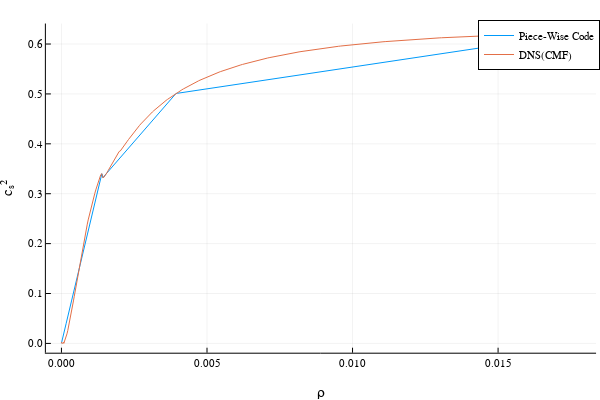

The cell this chart's notebook holds for it:
### Code cell
#DNS(CMF) shown here


mₙ = 938.918713;
nb = readdlm("eos.nb DNS(CMF)", skipstart = 2);
data = readdlm("eos.thermo DNS(CMF)", skipstart = 1);
Q1 = data[:,4];
Q7 = data[:,10];
P = Q1.*nb;
ρ = (Q7 .+ 1) .* (nb .* mₙ);

dP = P[2:end] - P[1:end-1];
dρ = ρ[2:end] - ρ[1:end-1];

sound_speed = (abs.(dP ./ dρ));
geo_conv = (1.6191004251588869e-18)*(1782700000000.0002);
ρ = ρ .*geo_conv;

#ρ_cut = [0, 0.00138, 0.00393, 0.0178]; #these are the cut off densities
ρ_cut = [0, 0.00138, 0.00142, 0.00393, 0.0178]; #these are the cut off densities
indices = [argmin(abs.(ρ .- x))[1] for x in ρ_cut]; #this gives you the first number of each pair

x_interval = [0 ρ[indices[1]]];
for i = 1:size(ρ_cut,1) - 1
    x_interval = vcat(x_interval,[ρ[indices[i]] ρ[indices[i + 1]]]);
end


y_interval = [0 sound_speed[indices[1]]];
for i = 1:size(ρ_cut,1) - 1
    y_interval = vcat(y_interval,[sound_speed[indices[i]] sound_speed[indices[i + 1]]]);
end

print(size(x_interval))
print(size(y_interval))

x = ρ[1:end - 1];
y = zeros(size(x,1));
for i = 1:size(x,1) #for i = 1 to 17801
    y[i] = piece_wise_linear(x_interval, y_interval, x[i]);
end

plotlyjs()

plot(x,y, label = "Piece-Wise Code", xlabel = "ρ", ylabel = "cₛ²")
plot!(ρ[1:end - 1], sound_speed, label = "DNS(CMF)")

### Figure 1 — Plotly figure (JSON) as saved in the notebook; plotly's stock layout.template omitted (floating-point values rounded to 4 significant figures; data arrays with more than 128 entries replaced by an {"elided": "..."} marker saying what was removed)
{"data": [{"colorbar": {"title": ""}, "legendgroup": "Piece-Wise Code", "line": {"color": "rgba(0, 154, 250, 1.000)", "dash": "solid", "shape": "linear", "width": 1}, "mode": "lines", "name": "Piece-Wise Code", "showlegend": true, "type": "scatter", "x": {"elided": "1190 float values"}, "xaxis": "x", "y": {"elided": "1190 float values"}, "yaxis": "y", "zmax": null, "zmin": null}, {"colorbar": {"title": ""}, "legendgroup": "DNS(CMF)", "line": {"color": "rgba(227, 111, 71, 1.000)", "dash": "solid", "shape": "linear", "width": 1}, "mode": "lines", "name": "DNS(CMF)", "showlegend": true, "type": "scatter", "x": {"elided": "1190 float values"}, "xaxis": "x", "y": {"elided": "1190 float values"}, "yaxis": "y", "zmax": null, "zmin": null}], "layout": {"annotations": [], "height": 400, "legend": {"bgcolor": "rgba(255, 255, 255, 1.000)", "bordercolor": "rgba(0, 0, 0, 1.000)", "borderwidth": 1, "font": {"color": "rgba(0, 0, 0, 1.000)", "family": "sans-serif", "size": 11}, "title": {"font": {"color": "rgba(0, 0, 0, 1.000)", "family": "sans-serif", "size": 15}, "text": ""}, "tracegroupgap": 0, "traceorder": "normal", "x": 1, "xanchor": "auto", "y": 1, "yanchor": "auto"}, "margin": {"b": 20, "l": 0, "r": 0, "t": 20}, "paper_bgcolor": "rgba(255, 255, 255, 1.000)", "plot_bgcolor": "rgba(255, 255, 255, 1.000)", "showlegend": true, "width": 600, "xaxis": {"anchor": "y", "domain": [0.07647, 0.9934], "gridcolor": "rgba(0, 0, 0, 0.100)", "gridwidth": 0.5, "linecolor": "rgba(0, 0, 0, 1.000)", "mirror": false, "range": [-0.0005349, 0.01837], "showgrid": true, "showline": true, "showticklabels": true, "tickangle": 0, "tickcolor": "rgb(0, 0, 0)", "tickfont": {"color": "rgba(0, 0, 0, 1.000)", "family": "sans-serif", "size": 11}, "tickmode": "array", "ticks": "inside", "ticktext": ["0.000", "0.005", "0.010", "0.015"], "tickvals": [0, 0.005, 0.01, 0.015], "title": "ρ", "titlefont": {"color": "rgba(0, 0, 0, 1.000)", "family": "sans-serif", "size": 15}, "type": "-", "visible": true, "zeroline": false, "zerolinecolor": "rgba(0, 0, 0, 1.000)"}, "yaxis": {"anchor": "x", "domain": [0.07581, 0.9902], "gridcolor": "rgba(0, 0, 0, 0.100)", "gridwidth": 0.5, "linecolor": "rgba(0, 0, 0, 1.000)", "mirror": false, "range": [-0.01863, 0.641], "showgrid": true, "showline": true, "showticklabels": true, "tickangle": 0, "tickcolor": "rgb(0, 0, 0)", "tickfont": {"color": "rgba(0, 0, 0, 1.000)", "family": "sans-serif", "size": 11}, "tickmode": "array", "ticks": "inside", "ticktext": ["0.0", "0.1", "0.2", "0.3", "0.4", "0.5", "0.6"], "tickvals": [0, 0.1, 0.2, 0.3, 0.4, 0.5, 0.6], "title": "cₛ²", "titlefont": {"color": "rgba(0, 0, 0, 1.000)", "family": "sans-serif", "size": 15}, "type": "-", "visible": true, "zeroline": false, "zerolinecolor": "rgba(0, 0, 0, 1.000)"}}}
